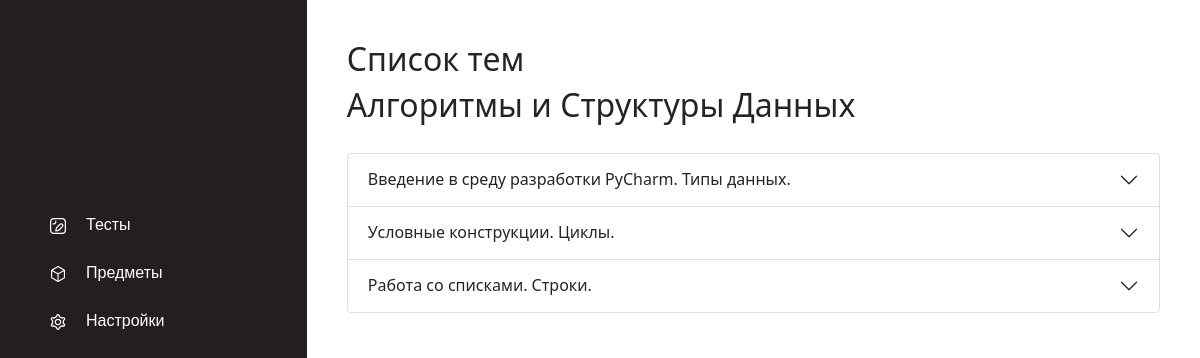
The app's page /tests/ (signed in) with its own data.
### tests/models.py (models this page shows)
class Subject(models.Model):
    name = models.CharField(max_length=50)

class Topic(models.Model):
    subject = models.ForeignKey(Subject, on_delete=models.CASCADE)
    name = models.CharField(max_length=50)

### tests/views.py (the view)
# urls.py: path('', views.show_tests, name='show tests'),
@login_required(login_url='/account/auth/', redirect_field_name='')
def show_tests(request):
    tests_information = handler.get_subject_information(request)
    return render(request, 'tests/tests.html', {'data': tests_information})

### templates/tests/tests.html (shortened to what this page needs)
{% extends "tests/../base.html" %}
{% block content %}
    <h2>Список тем</h2>
    {% for subject in data %}
        <h2>{{ subject.name }}</h2>
        <div class="container-fliud">
        <div class="accordion" id="testList">
            {% for topic in subject.topics %}
                <div class="accordion-item">
                    <h2 class="accordion-header" id="TopicHeading{{ topic.topic_id }}">
                        <button class="accordion-button collapsed" type="button" data-bs-toggle="collapse" data-bs-target="#Collapse{{ topic.topic_id }}" aria-expanded="false" aria-controls="Collapse{{ topic.topic_id }}">
                            {{ topic.name }}
                            </button>
                    </h2>
                </div>
            {% endfor %}
            </div>
        </div>
    {% endfor %}
{% endblock content %}

### tests/static/css/base.css (style rules this page uses)
html, body { height: 100%; }
#testList { padding-top: 20px; padding-bottom: 20px; }

### records on screen
Subject: name "Алгоритмы и Структуры Данных"
Topic: name "Введение в среду разработки PyCharm. Типы данных."
Topic: name "Условные конструкции. Циклы."
Topic: name "Работа со списками. Строки."
